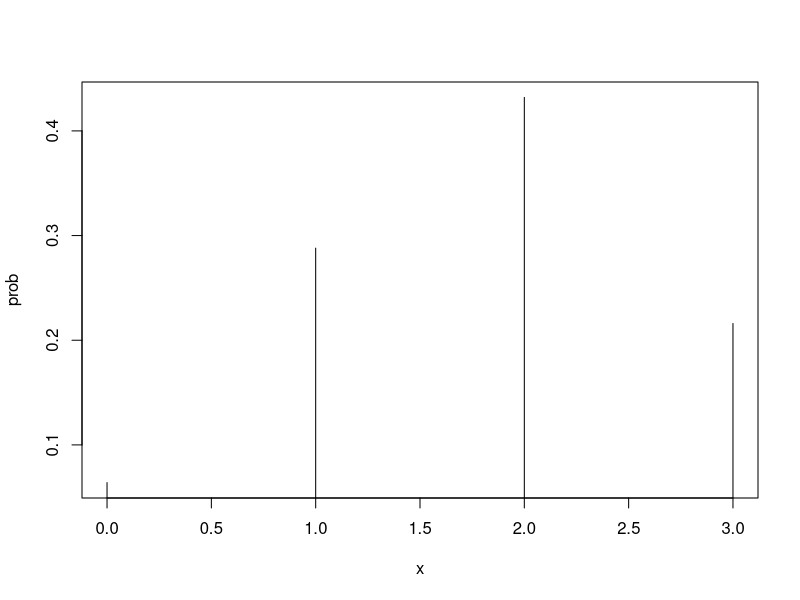
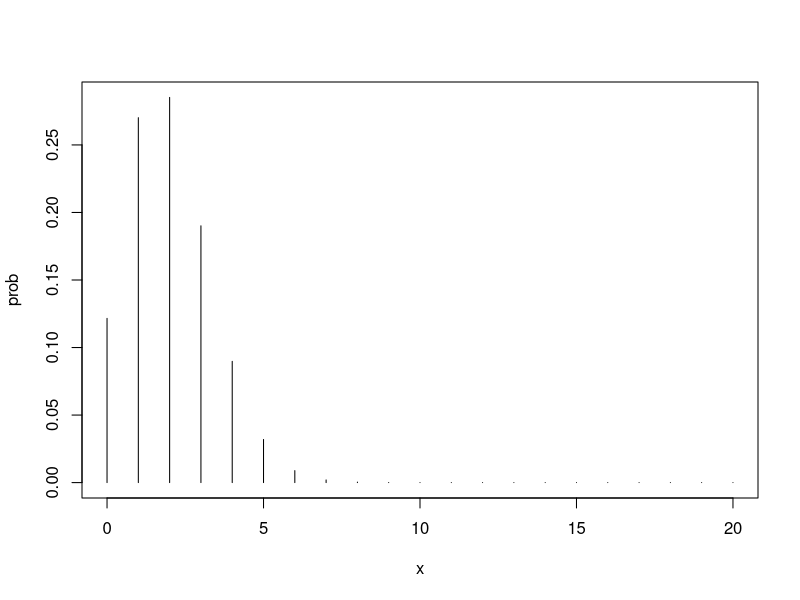
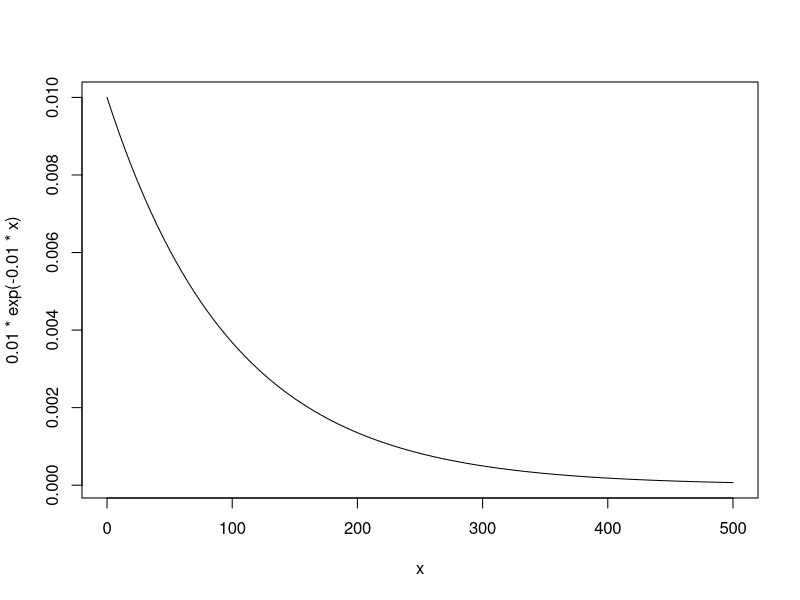

Write the R code that produced these figures, in order.
n=3
x=0:n
p=0.6

prob=dbinom(x,n,p)

rbind(x,prob)

expect=sum(x*prob)
print(expect)

variance=sum(x^2*prob)-expect^2
print(variance)

std=sqrt(variance)
print(std)

rbinom(5,n,p) #losowe wyniki eksperymentu
plot(x,prob,type="h")

n=20
x=0:n
p=0.1 #0.9
prob=dbinom(x,n,p)
plot(x,prob,type="h")

rm(x)
curve(0.01*exp(-0.01*x),0,500)

#f=function(x){0.01*exp(-0.01*x)}
f=function(x){x*0.01*exp(-0.01*x)}

#integrate(f, 0, 50)
integrate(f, 0, Inf)

lam=0.01
pexp(50,lam)

# x ~ N(1, 0.001)
# P(X<1.0015)=F(1.0015)
mu=1
sig = 0.001
pnorm(1.0015,mu,sig)

# P(X>0.9995)=1-F(0.9995)
1-pnorm(0.9995,mu,sig)

# P(0.9998<X<1,0004)=F(1.0004)-F(0.9998)
pnorm(1.0004,mu,sig)-pnorm(0.9998,mu,sig)



